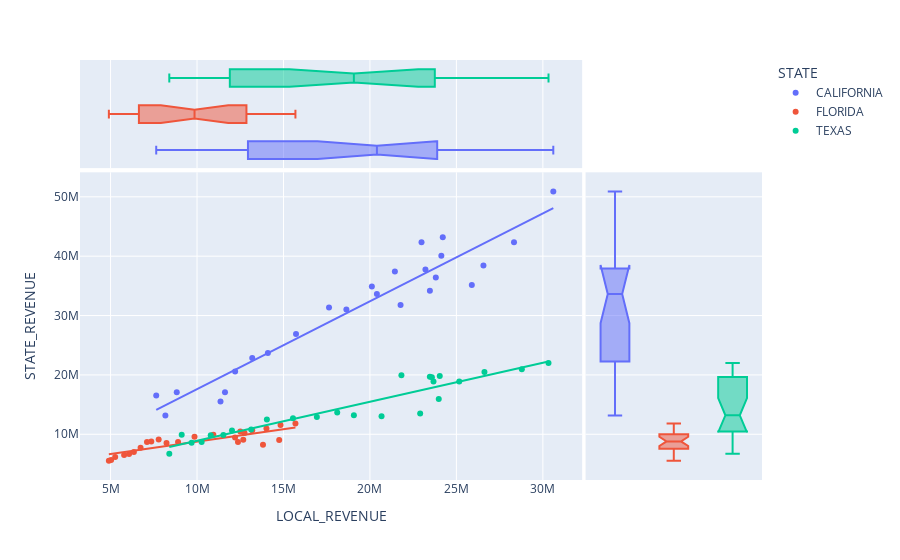

Source (notebook cell):
### Code cell
px.scatter(
    education.query("STATE in ['CALIFORNIA', 'FLORIDA', 'TEXAS']"),
    x="LOCAL_REVENUE",
    y="STATE_REVENUE",
    # animation_frame="STATE",
    # text="STATE",
    color="STATE",
    trendline="ols",
    # trendline_scope="overall",
    marginal_x="box",
    marginal_y="box",
    # hover_name="STATE"
)
